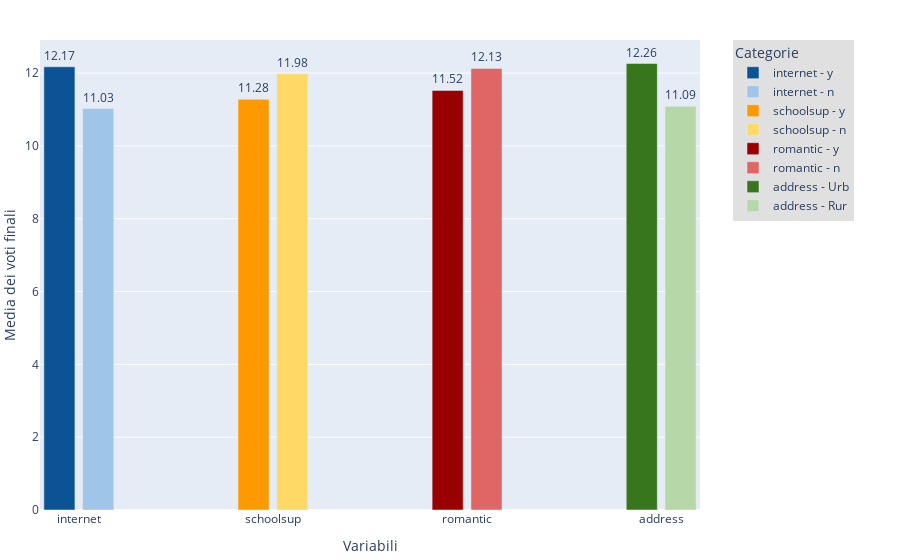

Here is the notebook cell this chart was saved with:
### Markdown cell above
<h5><a id="other_analysis">Ulteriori Analisi</a></h5>

### Code cell
# Variables of interest
binary_columns = ['internet', 'schoolsup', 'romantic', 'address']

# Generete mean of finale score for every binary variables
means = {col: por.groupby(col)['G3'].mean() for col in binary_columns}

bar_width = 0.2
index = np.arange(len(binary_columns))

fig = go.Figure()

colors = {
    'internet': ['#0b5394', '#9fc5e8'],
    'schoolsup': ['#ff9900', '#ffd966'],
    'romantic': ['#990000', '#e06666'],
    'address': ['#38761d', '#b6d7a8']
}

# Add bar for every binary variable
for i, col in enumerate(binary_columns):
    yes_mean = means[col].get('yes', means[col].get('U', np.nan))
    no_mean = means[col].get('no', means[col].get('R', np.nan))

    # Se la variabile è 'address', usa nomi personalizzati
    if col == 'address':
        yes_name = 'address - Urb'
        no_name = 'address - Rur'
    else:
        yes_name = f'{col} - y'
        no_name = f'{col} - n'

    # Barre per 'yes'
    fig.add_trace(go.Bar(
        x=[index[i] - bar_width / 2],
        y=[yes_mean],
        name=yes_name,
        marker_color=colors[col][0],
        text=[f'{yes_mean:.2f}'],
        textposition='outside',
        showlegend=True
    ))

    # Barre per 'no'
    fig.add_trace(go.Bar(
        x=[index[i] + bar_width / 2],
        y=[no_mean],
        name=no_name,
        marker_color=colors[col][1],
        text=[f'{no_mean:.2f}'],
        textposition='outside',
        showlegend=True
    ))

fig.update_layout(
    xaxis_title='Variabili',
    yaxis_title='Media dei voti finali',
    xaxis=dict(
        tickvals=index,
        ticktext=binary_columns
    ),
    barmode='group',  
    legend_title='Categorie',
    legend=dict(
        x=1.05,  
        y=1,
        traceorder='normal',  
        orientation='v',  
        bgcolor='#e0e0e0'  
    ),
    margin=dict(l=0, r=200, t=40, b=50)  # Aggiusta i margini per fare spazio alla legenda
)

fig.show()

### Figure 1 — Plotly figure (JSON) as saved in the notebook; plotly's stock layout.template omitted (floating-point values rounded to 4 significant figures)
{"data": [{"marker": {"color": "#0b5394"}, "name": "internet - y", "showlegend": true, "text": ["12.17"], "textposition": "outside", "type": "bar", "x": [-0.1], "y": [12.17]}, {"marker": {"color": "#9fc5e8"}, "name": "internet - n", "showlegend": true, "text": ["11.03"], "textposition": "outside", "type": "bar", "x": [0.1], "y": [11.03]}, {"marker": {"color": "#ff9900"}, "name": "schoolsup - y", "showlegend": true, "text": ["11.28"], "textposition": "outside", "type": "bar", "x": [0.9], "y": [11.28]}, {"marker": {"color": "#ffd966"}, "name": "schoolsup - n", "showlegend": true, "text": ["11.98"], "textposition": "outside", "type": "bar", "x": [1.1], "y": [11.98]}, {"marker": {"color": "#990000"}, "name": "romantic - y", "showlegend": true, "text": ["11.52"], "textposition": "outside", "type": "bar", "x": [1.9], "y": [11.52]}, {"marker": {"color": "#e06666"}, "name": "romantic - n", "showlegend": true, "text": ["12.13"], "textposition": "outside", "type": "bar", "x": [2.1], "y": [12.13]}, {"marker": {"color": "#38761d"}, "name": "address - Urb", "showlegend": true, "text": ["12.26"], "textposition": "outside", "type": "bar", "x": [2.9], "y": [12.26]}, {"marker": {"color": "#b6d7a8"}, "name": "address - Rur", "showlegend": true, "text": ["11.09"], "textposition": "outside", "type": "bar", "x": [3.1], "y": [11.09]}], "layout": {"barmode": "group", "legend": {"bgcolor": "#e0e0e0", "orientation": "v", "title": {"text": "Categorie"}, "traceorder": "normal", "x": 1.05, "y": 1}, "margin": {"b": 50, "l": 0, "r": 200, "t": 40}, "xaxis": {"ticktext": ["internet", "schoolsup", "romantic", "address"], "tickvals": [0, 1, 2, 3], "title": {"text": "Variabili"}}, "yaxis": {"title": {"text": "Media dei voti finali"}}}}
